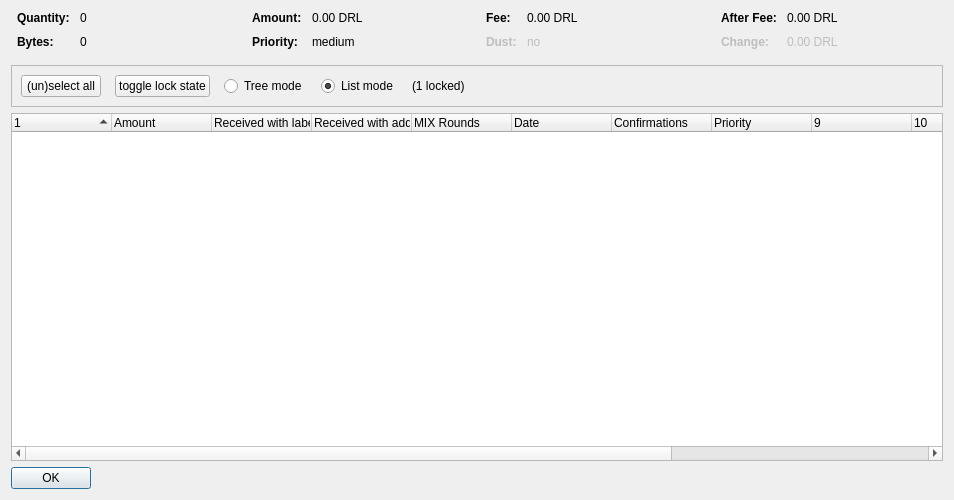
<?xml version="1.0" encoding="UTF-8"?>
<ui version="4.0">
 <class>CoinControlDialog</class>
 <widget class="QDialog" name="CoinControlDialog">
  <property name="geometry">
   <rect>
    <x>0</x>
    <y>0</y>
    <width>954</width>
    <height>500</height>
   </rect>
  </property>
  <property name="windowTitle">
   <string>Coin Selection</string>
  </property>
  <layout class="QVBoxLayout" name="verticalLayout">
   <item>
    <layout class="QHBoxLayout" name="horizontalLayoutTop" stretch="0,0,0,0">
     <property name="topMargin">
      <number>0</number>
     </property>
     <property name="bottomMargin">
      <number>10</number>
     </property>
     <item>
      <layout class="QFormLayout" name="formLayoutCoinControl1">
       <property name="horizontalSpacing">
        <number>10</number>
       </property>
       <property name="verticalSpacing">
        <number>10</number>
       </property>
       <property name="leftMargin">
        <number>6</number>
       </property>
       <property name="rightMargin">
        <number>6</number>
       </property>
       <item row="0" column="0">
        <widget class="QLabel" name="labelCoinControlQuantityText">
         <property name="font">
          <font>
           <weight>75</weight>
           <bold>true</bold>
          </font>
         </property>
         <property name="text">
          <string>Quantity:</string>
         </property>
        </widget>
       </item>
       <item row="0" column="1">
        <widget class="QLabel" name="labelCoinControlQuantity">
         <property name="cursor">
          <cursorShape>IBeamCursor</cursorShape>
         </property>
         <property name="contextMenuPolicy">
          <enum>Qt::ActionsContextMenu</enum>
         </property>
         <property name="text">
          <string notr="true">0</string>
         </property>
         <property name="textInteractionFlags">
          <set>Qt::LinksAccessibleByMouse|Qt::TextSelectableByKeyboard|Qt::TextSelectableByMouse</set>
         </property>
        </widget>
       </item>
       <item row="1" column="0">
        <widget class="QLabel" name="labelCoinControlBytesText">
         <property name="font">
          <font>
           <weight>75</weight>
           <bold>true</bold>
          </font>
         </property>
         <property name="text">
          <string>Bytes:</string>
         </property>
        </widget>
       </item>
       <item row="1" column="1">
        <widget class="QLabel" name="labelCoinControlBytes">
         <property name="cursor">
          <cursorShape>IBeamCursor</cursorShape>
         </property>
         <property name="contextMenuPolicy">
          <enum>Qt::ActionsContextMenu</enum>
         </property>
         <property name="text">
          <string notr="true">0</string>
         </property>
         <property name="textInteractionFlags">
          <set>Qt::LinksAccessibleByMouse|Qt::TextSelectableByKeyboard|Qt::TextSelectableByMouse</set>
         </property>
        </widget>
       </item>
      </layout>
     </item>
     <item>
      <layout class="QFormLayout" name="formLayoutCoinControl2">
       <property name="horizontalSpacing">
        <number>10</number>
       </property>
       <property name="verticalSpacing">
        <number>10</number>
       </property>
       <property name="leftMargin">
        <number>6</number>
       </property>
       <property name="rightMargin">
        <number>6</number>
       </property>
       <item row="0" column="0">
        <widget class="QLabel" name="labelCoinControlAmountText">
         <property name="font">
          <font>
           <weight>75</weight>
           <bold>true</bold>
          </font>
         </property>
         <property name="text">
          <string>Amount:</string>
         </property>
        </widget>
       </item>
       <item row="0" column="1">
        <widget class="QLabel" name="labelCoinControlAmount">
         <property name="cursor">
          <cursorShape>IBeamCursor</cursorShape>
         </property>
         <property name="contextMenuPolicy">
          <enum>Qt::ActionsContextMenu</enum>
         </property>
         <property name="text">
          <string notr="true">0.00 DRL</string>
         </property>
         <property name="textInteractionFlags">
          <set>Qt::LinksAccessibleByMouse|Qt::TextSelectableByKeyboard|Qt::TextSelectableByMouse</set>
         </property>
        </widget>
       </item>
       <item row="1" column="0">
        <widget class="QLabel" name="labelCoinControlPriorityText">
         <property name="font">
          <font>
           <weight>75</weight>
           <bold>true</bold>
          </font>
         </property>
         <property name="text">
          <string>Priority:</string>
         </property>
        </widget>
       </item>
       <item row="1" column="1">
        <widget class="QLabel" name="labelCoinControlPriority">
         <property name="cursor">
          <cursorShape>IBeamCursor</cursorShape>
         </property>
         <property name="contextMenuPolicy">
          <enum>Qt::ActionsContextMenu</enum>
         </property>
         <property name="text">
          <string>medium</string>
         </property>
         <property name="textInteractionFlags">
          <set>Qt::LinksAccessibleByMouse|Qt::TextSelectableByKeyboard|Qt::TextSelectableByMouse</set>
         </property>
        </widget>
       </item>
      </layout>
     </item>
     <item>
      <layout class="QFormLayout" name="formLayoutCoinControl3">
       <property name="horizontalSpacing">
        <number>10</number>
       </property>
       <property name="verticalSpacing">
        <number>10</number>
       </property>
       <property name="leftMargin">
        <number>6</number>
       </property>
       <property name="rightMargin">
        <number>6</number>
       </property>
       <item row="0" column="0">
        <widget class="QLabel" name="labelCoinControlFeeText">
         <property name="font">
          <font>
           <weight>75</weight>
           <bold>true</bold>
          </font>
         </property>
         <property name="text">
          <string>Fee:</string>
         </property>
        </widget>
       </item>
       <item row="0" column="1">
        <widget class="QLabel" name="labelCoinControlFee">
         <property name="cursor">
          <cursorShape>IBeamCursor</cursorShape>
         </property>
         <property name="contextMenuPolicy">
          <enum>Qt::ActionsContextMenu</enum>
         </property>
         <property name="text">
          <string notr="true">0.00 DRL</string>
         </property>
         <property name="textInteractionFlags">
          <set>Qt::LinksAccessibleByMouse|Qt::TextSelectableByKeyboard|Qt::TextSelectableByMouse</set>
         </property>
        </widget>
       </item>
       <item row="1" column="0">
        <widget class="QLabel" name="labelCoinControlLowOutputText">
         <property name="enabled">
          <bool>false</bool>
         </property>
         <property name="font">
          <font>
           <weight>75</weight>
           <bold>true</bold>
          </font>
         </property>
         <property name="text">
          <string>Dust:</string>
         </property>
        </widget>
       </item>
       <item row="1" column="1">
        <widget class="QLabel" name="labelCoinControlLowOutput">
         <property name="enabled">
          <bool>false</bool>
         </property>
         <property name="cursor">
          <cursorShape>IBeamCursor</cursorShape>
         </property>
         <property name="contextMenuPolicy">
          <enum>Qt::ActionsContextMenu</enum>
         </property>
         <property name="text">
          <string>no</string>
         </property>
         <property name="textInteractionFlags">
          <set>Qt::LinksAccessibleByMouse|Qt::TextSelectableByKeyboard|Qt::TextSelectableByMouse</set>
         </property>
        </widget>
       </item>
      </layout>
     </item>
     <item>
      <layout class="QFormLayout" name="formLayoutCoinControl4">
       <property name="horizontalSpacing">
        <number>10</number>
       </property>
       <property name="verticalSpacing">
        <number>10</number>
       </property>
       <property name="leftMargin">
        <number>6</number>
       </property>
       <property name="rightMargin">
        <number>6</number>
       </property>
       <item row="0" column="0">
        <widget class="QLabel" name="labelCoinControlAfterFeeText">
         <property name="font">
          <font>
           <weight>75</weight>
           <bold>true</bold>
          </font>
         </property>
         <property name="text">
          <string>After Fee:</string>
         </property>
        </widget>
       </item>
       <item row="0" column="1">
        <widget class="QLabel" name="labelCoinControlAfterFee">
         <property name="cursor">
          <cursorShape>IBeamCursor</cursorShape>
         </property>
         <property name="contextMenuPolicy">
          <enum>Qt::ActionsContextMenu</enum>
         </property>
         <property name="text">
          <string notr="true">0.00 DRL</string>
         </property>
         <property name="textInteractionFlags">
          <set>Qt::LinksAccessibleByMouse|Qt::TextSelectableByKeyboard|Qt::TextSelectableByMouse</set>
         </property>
        </widget>
       </item>
       <item row="1" column="0">
        <widget class="QLabel" name="labelCoinControlChangeText">
         <property name="enabled">
          <bool>false</bool>
         </property>
         <property name="font">
          <font>
           <weight>75</weight>
           <bold>true</bold>
          </font>
         </property>
         <property name="text">
          <string>Change:</string>
         </property>
        </widget>
       </item>
       <item row="1" column="1">
        <widget class="QLabel" name="labelCoinControlChange">
         <property name="enabled">
          <bool>false</bool>
         </property>
         <property name="cursor">
          <cursorShape>IBeamCursor</cursorShape>
         </property>
         <property name="contextMenuPolicy">
          <enum>Qt::ActionsContextMenu</enum>
         </property>
         <property name="text">
          <string notr="true">0.00 DRL</string>
         </property>
         <property name="textInteractionFlags">
          <set>Qt::LinksAccessibleByMouse|Qt::TextSelectableByKeyboard|Qt::TextSelectableByMouse</set>
         </property>
        </widget>
       </item>
      </layout>
     </item>
    </layout>
   </item>
   <item>
    <widget class="QFrame" name="frame">
     <property name="minimumSize">
      <size>
       <width>0</width>
       <height>40</height>
      </size>
     </property>
     <property name="frameShape">
      <enum>QFrame::StyledPanel</enum>
     </property>
     <property name="frameShadow">
      <enum>QFrame::Sunken</enum>
     </property>
     <layout class="QHBoxLayout" name="horizontalLayout">
      <item>
       <layout class="QHBoxLayout" name="horizontalLayoutPanel" stretch="0,0,0,0,0,0">
        <property name="spacing">
         <number>14</number>
        </property>
        <item>
         <widget class="QPushButton" name="pushButtonSelectAll">
          <property name="sizePolicy">
           <sizepolicy hsizetype="Maximum" vsizetype="Fixed">
            <horstretch>0</horstretch>
            <verstretch>0</verstretch>
           </sizepolicy>
          </property>
          <property name="text">
           <string>(un)select all</string>
          </property>
          <property name="autoDefault">
           <bool>false</bool>
          </property>
         </widget>
        </item>
        <item>
         <widget class="QPushButton" name="pushButtonToggleLock">
          <property name="sizePolicy">
           <sizepolicy hsizetype="Maximum" vsizetype="Fixed">
            <horstretch>0</horstretch>
            <verstretch>0</verstretch>
           </sizepolicy>
          </property>
          <property name="text">
           <string>toggle lock state</string>
          </property>
          <property name="autoDefault">
           <bool>false</bool>
          </property>
         </widget>
        </item>
        <item>
         <widget class="QRadioButton" name="radioTreeMode">
          <property name="sizePolicy">
           <sizepolicy hsizetype="Maximum" vsizetype="Fixed">
            <horstretch>0</horstretch>
            <verstretch>0</verstretch>
           </sizepolicy>
          </property>
          <property name="text">
           <string>Tree mode</string>
          </property>
         </widget>
        </item>
        <item>
         <widget class="QRadioButton" name="radioListMode">
          <property name="sizePolicy">
           <sizepolicy hsizetype="Maximum" vsizetype="Fixed">
            <horstretch>0</horstretch>
            <verstretch>0</verstretch>
           </sizepolicy>
          </property>
          <property name="text">
           <string>List mode</string>
          </property>
          <property name="checked">
           <bool>true</bool>
          </property>
         </widget>
        </item>
        <item>
         <widget class="QLabel" name="labelLocked">
          <property name="text">
           <string>(1 locked)</string>
          </property>
         </widget>
        </item>
        <item>
         <spacer name="horizontalSpacer">
          <property name="orientation">
           <enum>Qt::Horizontal</enum>
          </property>
          <property name="sizeHint" stdset="0">
           <size>
            <width>40</width>
            <height>20</height>
           </size>
          </property>
         </spacer>
        </item>
       </layout>
      </item>
     </layout>
    </widget>
   </item>
   <item>
    <widget class="CoinControlTreeWidget" name="treeWidget">
     <property name="contextMenuPolicy">
      <enum>Qt::CustomContextMenu</enum>
     </property>
     <property name="sortingEnabled">
      <bool>false</bool>
     </property>
     <property name="columnCount">
      <number>13</number>
     </property>
     <attribute name="headerShowSortIndicator" stdset="0">
      <bool>true</bool>
     </attribute>
     <attribute name="headerStretchLastSection">
      <bool>false</bool>
     </attribute>
     <column>
      <property name="text">
       <string/>
      </property>
     </column>
     <column>
      <property name="text">
       <string>Amount</string>
      </property>
     </column>
     <column>
      <property name="text">
       <string>Received with label</string>
      </property>
     </column>
     <column>
      <property name="text">
       <string>Received with address</string>
      </property>
     </column>
     <column>
      <property name="text">
       <string>MIX Rounds</string>
      </property>
     </column>
     <column>
      <property name="text">
       <string>Date</string>
      </property>
     </column>
     <column>
      <property name="text">
       <string>Confirmations</string>
      </property>
      <property name="toolTip">
       <string>Confirmed</string>
      </property>
     </column>
     <column>
      <property name="text">
       <string>Priority</string>
      </property>
     </column>
     <column>
      <property name="text">
       <string/>
      </property>
     </column>
     <column>
      <property name="text">
       <string/>
      </property>
     </column>
     <column>
      <property name="text">
       <string/>
      </property>
     </column>
     <column>
      <property name="text">
       <string/>
      </property>
     </column>
     <column>
      <property name="text">
       <string/>
      </property>
     </column>
    </widget>
   </item>
   <item>
    <widget class="QDialogButtonBox" name="buttonBox">
     <property name="sizePolicy">
      <sizepolicy hsizetype="Maximum" vsizetype="Fixed">
       <horstretch>0</horstretch>
       <verstretch>0</verstretch>
      </sizepolicy>
     </property>
     <property name="orientation">
      <enum>Qt::Horizontal</enum>
     </property>
     <property name="standardButtons">
      <set>QDialogButtonBox::Ok</set>
     </property>
    </widget>
   </item>
  </layout>
 </widget>
 <customwidgets>
  <customwidget>
   <class>CoinControlTreeWidget</class>
   <extends>QTreeWidget</extends>
   <header>coincontroltreewidget.h</header>
  </customwidget>
 </customwidgets>
 <resources/>
 <connections/>
</ui>
